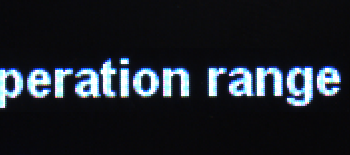
#> input picture tests/images/animated_text_2/06.bmp, 350 x 155 px; its folder holds only this picture in this run
$ python -i __init__.py   (imports and definitions only)   (older library calls are emulated)
#> lines starting #> are read from the running program, lines starting #| are printed output that depends on the picture; after the words box and inside, x2 and y2 are one past the last pixel; in counts of white or black regions, pixels touching at a corner belong together
"""
    bretina
    =======

    Bender Robotics module for visual based testing support.

    :copyright: 2020 Bender Robotics
"""

__version__ = '0.7.4'
__all__ = ['VisualTestCase', 'ImageStitcher', '__version__', 'polyline']

import numpy as np
import cv2 as cv
import os
import math
import difflib
import itertools
import pytesseract  # type: ignore
import unicodedata
import tempfile
import textwrap

from datetime import datetime
from PIL import Image, ImageFont, ImageDraw
from string import ascii_letters
from typing import Tuple, List, Optional

from bretina.visualtestcase import VisualTestCase
from bretina.imagestitcher import ImageStitcher

#: List of ligatures, these char sequences are unified.
#: E.g. greek word 'δυσλειτουργία' (malfunction) contains sequence 'ιτ' which will
#: be replaced with 'π' and will be treated as equal to the word 'δυσλεπουργία' (dyslexia).
#: Motivation for this replacement is that these characters can look similar on the display
#: and therefore can not be recognized correctly
LIGATURE_CHARACTERS: Optional[List[str]] = None

#: List of confusable characters, when OCR-ed and expected text differs in the chars
#: in chars which are listed bellow, this difference is not considred as difference.
#: E.g with "ćčc" in CONFUSABLE_CHARACTERS strings "čep", "cep" and "ćep" will be treated
#: as equal.
CONFUSABLE_CHARACTERS: List[str] = []

#: List of ignored characters, when OCR-ed and expected text differs in the chars
#: in chars which are listed bellow, this difference is not considered. With '°', '10 °C'
#: and '10 C' are treated as equal
EXPENDABLE_CHARACTERS: List[str] = []

#: Default path to the Tesseract OCR engine installation
TESSERACT_PATH = 'C:\\Program Files (x86)\\Tesseract-OCR'

#: Default path to the Tesseract OCR engine trained data
TESSDATA_PATH = 'C:\\Tesseract-Data\\'

#: Limit of the applied languages based on the string format
LANGUAGE_LIMITED = None

#: Standart color definitions in BGR
COLOR_RED = (0, 0, 255)
COLOR_GREEN = (0, 255, 0)
COLOR_BLUE = (255, 0, 0)
COLOR_CYAN = (255, 255, 0)
COLOR_MAGENTA = (255, 0, 255)
COLOR_YELLOW = (0, 255, 255)
COLOR_ORANGE = (0, 128, 255)
COLOR_BLACK = (0, 0, 0)
COLOR_GRAY = (127, 127, 127)
COLOR_WHITE = (255, 255, 255)

#: Map of HTML color names to hex codes
COLORS = {
    'aliceblue':            '#F0F8FF',
    'antiquewhite':         '#FAEBD7',
    'aqua':                 '#00FFFF',
    'aquamarine':           '#7FFFD4',
    'azure':                '#F0FFFF',
    'beige':                '#F5F5DC',
    'bisque':               '#FFE4C4',
    'black':                '#000000',
    'blanchedalmond':       '#FFEBCD',
    'blue':                 '#0000FF',
    'blueviolet':           '#8A2BE2',
    'brown':                '#A52A2A',
    'burlywood':            '#DEB887',
    'cadetblue':            '#5F9EA0',
    'chartreuse':           '#7FFF00',
    'chocolate':            '#D2691E',
    'coral':                '#FF7F50',
    'cornflowerblue':       '#6495ED',
    'cornsilk':             '#FFF8DC',
    'crimson':              '#DC143C',
    'cyan':                 '#00FFFF',
    'darkblue':             '#00008B',
    'darkcyan':             '#008B8B',
    'darkgoldenrod':        '#B8860B',
    'darkgray':             '#A9A9A9',
    'darkgrey':             '#A9A9A9',
    'darkgreen':            '#006400',
    'darkkhaki':            '#BDB76B',
    'darkmagenta':          '#8B008B',
    'darkolivegreen':       '#556B2F',
    'darkorange':           '#FF8C00',
    'darkorchid':           '#9932CC',
    'darkred':              '#8B0000',
    'darksalmon':           '#E9967A',
    'darkseagreen':         '#8FBC8F',
    'darkslateblue':        '#483D8B',
    'darkslategray':        '#2F4F4F',
    'darkslategrey':        '#2F4F4F',
    'darkturquoise':        '#00CED1',
    'darkviolet':           '#9400D3',
    'deeppink':             '#FF1493',
    'deepskyblue':          '#00BFFF',
    'dimgray':              '#696969',
    'dimgrey':              '#696969',
    'dodgerblue':           '#1E90FF',
    'firebrick':            '#B22222',
    'floralwhite':          '#FFFAF0',
    'forestgreen':          '#228B22',
    'fuchsia':              '#FF00FF',
    'gainsboro':            '#DCDCDC',
    'ghostwhite':           '#F8F8FF',
    'gold':                 '#FFD700',
    'goldenrod':            '#DAA520',
    'gray':                 '#808080',
    'grey':                 '#808080',
    'green':                '#008000',
    'greenyellow':          '#ADFF2F',
    'honeydew':             '#F0FFF0',
    'hotpink':              '#FF69B4',
    'indianred ':           '#CD5C5C',
    'indigo ':              '#4B0082',
    'ivory':                '#FFFFF0',
    'khaki':                '#F0E68C',
    'lavender':             '#E6E6FA',
    'lavenderblush  ':      '#FFF0F5',
    'lawngreen':            '#7CFC00',
    'lemonchiffon':         '#FFFACD',
    'lightblue':            '#ADD8E6',
    'lightcoral':           '#F08080',
    'lightcyan  ':          '#E0FFFF',
    'lightgoldenrodyellow': '#FAFAD2',
    'lightgray':            '#D3D3D3',
    'lightgrey':            '#D3D3D3',
    'lightgreen':           '#90EE90',
    'lightpink':            '#FFB6C1',
    'lightsalmon':          '#FFA07A',
    'lightseagreen':        '#20B2AA',
    'lightskyblue':         '#87CEFA',
    'lightslategray':       '#778899',
    'lightslategrey':       '#778899',
    'lightsteelblue':       '#B0C4DE',
    'lightyellow':          '#FFFFE0',
    'lime':                 '#00FF00',
    'limegreen':            '#32CD32',
    'linen':                '#FAF0E6',
    'magenta':              '#FF00FF',
    'maroon':               '#800000',
    'mediumaquamarine':     '#66CDAA',
    'mediumblue':           '#0000CD',
    'mediumorchid':         '#BA55D3',
    'mediumpurple':         '#9370DB',
    'mediumseagreen':       '#3CB371',
    'mediumslateblue':      '#7B68EE',
    'mediumspringgreen':    '#00FA9A',
    'mediumturquoise':      '#48D1CC',
    'mediumvioletred':      '#C71585',
    'midnightblue':         '#191970',
    'mintcream':            '#F5FFFA',
    'mistyrose':            '#FFE4E1',
    'moccasin':             '#FFE4B5',
    'navajowhite':          '#FFDEAD',
    'navy':                 '#000080',
    'oldlace':              '#FDF5E6',
    'olive':                '#808000',
    'olivedrab':            '#6B8E23',
    'orange':               '#FFA500',
    'orangered':            '#FF4500',
    'orchid':               '#DA70D6',
    'palegoldenrod':        '#EEE8AA',
    'palegreen':            '#98FB98',
    'paleturquoise':        '#AFEEEE',
    'palevioletred':        '#DB7093',
    'papayawhip':           '#FFEFD5',
    'peachpuff':            '#FFDAB9',
    'peru':                 '#CD853F',
    'pink':                 '#FFC0CB',
    'plum':                 '#DDA0DD',
    'powderblue':           '#B0E0E6',
    'purple':               '#800080',
    'rebeccapurple':        '#663399',
    'red':                  '#FF0000',
    'rosybrown':            '#BC8F8F',
    'royalblue':            '#4169E1',
    'saddlebrown':          '#8B4513',
    'salmon':               '#FA8072',
    'sandybrown':           '#F4A460',
    'seagreen':             '#2E8B57',
    'seashell':             '#FFF5EE',
    'sienna':               '#A0522D',
    'silver':               '#C0C0C0',
    'skyblue':              '#87CEEB',
    'slateblue':            '#6A5ACD',
    'slategray':            '#708090',
    'slategrey':            '#708090',
    'snow':                 '#FFFAFA',
    'springgreen':          '#00FF7F',
    'steelblue':            '#4682B4',
    'tan':                  '#D2B48C',
    'teal':                 '#008080',
    'thistle':              '#D8BFD8',
    'tomato':               '#FF6347',
    'turquoise':            '#40E0D0',
    'violet':               '#EE82EE',
    'wheat':                '#F5DEB3',
    'white':                '#FFFFFF',
    'whitesmoke':           '#F5F5F5',
    'yellow':               '#FFFF00',
    'yellowgreen':          '#9ACD32',
}

#: Translation table from various language names
LANG_CODES = {
    'belarusian': 'bel',
    'bulgarian': 'bul',
    'croatian': 'hrv',
    'czech': 'ces',
    'danish': 'dan',
    'dutch': 'nld',
    'english': 'eng',
    'estonian': 'est',
    'finnish': 'fin',
    'french': 'fra',
    'german': 'deu',
    'greek': 'ell',
    'hungarian': 'hun',
    'italian': 'ita',
    'latvian': 'lav',
    'lithuanian': 'lit',
    'norwegian': 'nor',
    'macedonian': 'mkd',
    'polish': 'pol',
    'portuguese': 'por',
    'romanian': 'ron',
    'russian': 'rus',
    'slovak': 'slk',
    'slovenian': 'slv',
    'spanish': 'spa',
    'swedish': 'swe',
    'turkish': 'tur',
    'ukrainian': 'ukr',
    'serbian': 'srp_latn', # consider latin variant of serbian as default one
    'serbian_cyrl': 'srp',
    'montenegrin': 'srp_latn', # tesseract does not have Montenegrin, but it is close to Serbian
    'montenegrin_cyrl': 'srp', # tesseract does not have Montenegrin, but it is close to Serbian
}


# [1791 lines left out: functions color, color_str, dominant_colors, dominant_color, active_color, mean_color and 40 more, not called in this run]

>>> import cv2
>>> picture = cv2.imread('../tests/images/animated_text_2/06.bmp')
#> picture is the input picture: shape (155, 350, 3); mean B, G, R 41.8, 35, 30.1
>>> result = read_text(picture)
#> in img_to_grayscale, `return cv.cvtColor(img[:, :, :3], cv.COLOR_BGR2GRAY)`:
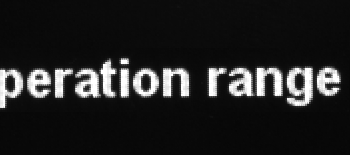
#> returned value: shape (155, 350); min 6, max 255, mean 34.3
#> in background_color, `pixels = np.concatenate((np.float32(img[:border, :].reshape(-1, colors..`: pixels = 2020 values, max 252 at index 1557, min 6 at index 1002, mean 18.04
#> in background_lightness, `bgcolor = background_color(img)`: bgcolor = (18.04,)
#> in read_text, `bg_light = background_lightness(img)`: bg_light = 18
#> in read_text, `img = 255 - img`:
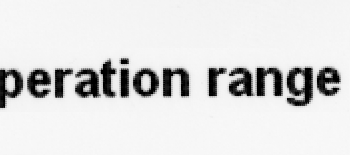
#> img: shape (155, 350); min 0, max 249, mean 220.7
#> in read_text, `_, img = cv.threshold(img, 127, 255, cv.THRESH_OTSU + cv.THRESH_BINARY)`:
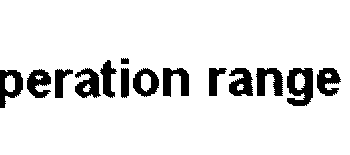
#> img: shape (155, 350); 89.8% white; 14 black regions, largest, box (x1, y1, x2, y2) and area: (287, 68, 313, 106) 689, (256, 68, 283, 96) 494, (163, 68, 189, 97) 483
#> in read_text, `img = cv.copyMakeBorder(img, BORDER, BORDER, BORDER, BORDER, cv.BORDER..`:
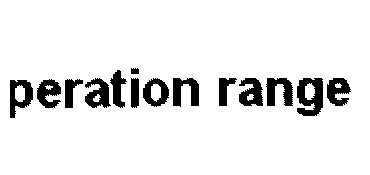
#> img: shape (175, 370); 91.4% white; 14 black regions, largest, box (x1, y1, x2, y2) and area: (297, 78, 323, 116) 689, (266, 78, 293, 106) 494, (173, 78, 199, 107) 483
#> (the call stopped at in get_tesseract_location, `if os.path.isfile(pytesseract.pytesseract.tesseract_cmd):`: pytesseract is not available in this run)
#> (the run stopped early here; a loop or call above may not have finished)

$ run again, on tests/images/animated_text_2/07.bmp
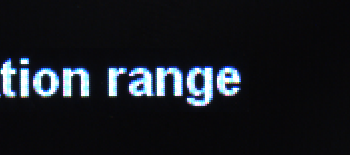
#> input picture tests/images/animated_text_2/07.bmp, 350 x 155 px
#> picture is the input picture: shape (155, 350, 3); mean B, G, R 32.2, 26.9, 23.6
#> pixels = 2020 values, max 255 at index 1541, min 6 at index 902, mean 11.14
#> bgcolor = (11.14,)
#> bg_light = 11
#> in read_text, `_, img = cv.threshold(img, 127, 255, cv.THRESH_OTSU + cv.THRESH_BINARY)`:
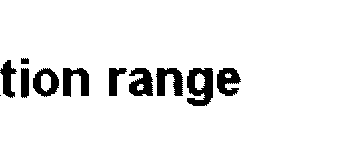
#> img: shape (155, 350); 92.8% white; 11 black regions (1 under 20 px), largest, box (x1, y1, x2, y2) and area: (187, 68, 213, 106) 691, (156, 68, 183, 96) 494, (63, 68, 89, 97) 483
#> in read_text, `img = cv.copyMakeBorder(img, BORDER, BORDER, BORDER, BORDER, cv.BORDER..`:
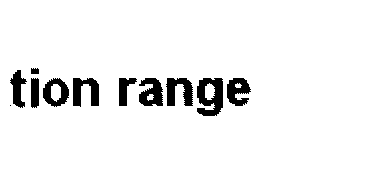
#> img: shape (175, 370); 94% white; 11 black regions (1 under 20 px), largest, box (x1, y1, x2, y2) and area: (197, 78, 223, 116) 691, (166, 78, 193, 106) 494, (73, 78, 99, 107) 483

$ run again, on tests/images/animated_text_2/1.bmp
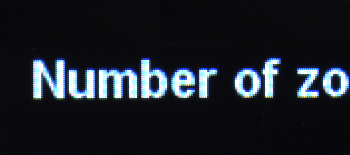
#> input picture tests/images/animated_text_2/1.bmp, 350 x 155 px
#> picture is the input picture: shape (155, 350, 3); mean B, G, R 39.2, 32.4, 27.8
#> pixels = 2020 values, max 196 at index 1876, min 7 at index 19, mean 10.56
#> bgcolor = (10.56,)
#> bg_light = 11
#> in read_text, `_, img = cv.threshold(img, 127, 255, cv.THRESH_OTSU + cv.THRESH_BINARY)`:
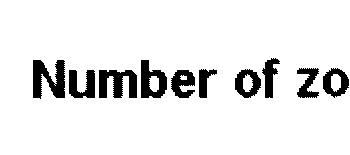
#> img: shape (155, 350); 90.8% white; 10 black regions, largest, box (x1, y1, x2, y2) and area: (33, 60, 65, 99) 817, (99, 70, 137, 98) 745, (141, 60, 167, 98) 612
#> in read_text, `img = cv.copyMakeBorder(img, BORDER, BORDER, BORDER, BORDER, cv.BORDER..`:
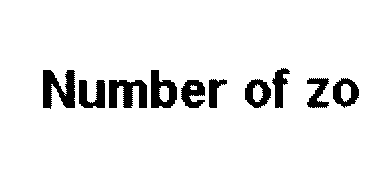
#> img: shape (175, 370); 92.3% white; 10 black regions, largest, box (x1, y1, x2, y2) and area: (43, 70, 75, 109) 817, (109, 80, 147, 108) 745, (151, 70, 177, 108) 612

$ run again, on tests/images/animated_text_2/10.bmp
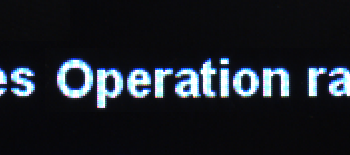
#> input picture tests/images/animated_text_2/10.bmp, 350 x 155 px
#> picture is the input picture: shape (155, 350, 3); mean B, G, R 40.4, 33.5, 28.8
#> pixels = 2020 values, max 255 at index 1544, min 7 at index 110, mean 20.39
#> bgcolor = (20.39,)
#> bg_light = 20
#> in read_text, `_, img = cv.threshold(img, 127, 255, cv.THRESH_OTSU + cv.THRESH_BINARY)`:
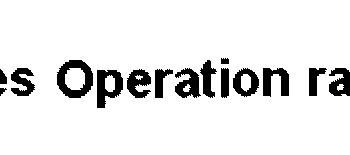
#> img: shape (155, 350); 90.4% white; 15 black regions, largest, box (x1, y1, x2, y2) and area: (57, 60, 93, 98) 723, (97, 70, 123, 108) 597, (263, 68, 289, 97) 483
#> in read_text, `img = cv.copyMakeBorder(img, BORDER, BORDER, BORDER, BORDER, cv.BORDER..`:
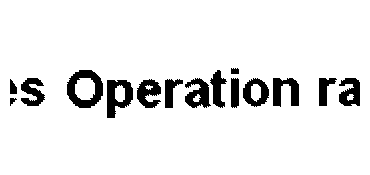
#> img: shape (175, 370); 91.9% white; 15 black regions, largest, box (x1, y1, x2, y2) and area: (67, 70, 103, 108) 723, (107, 80, 133, 118) 597, (273, 78, 299, 107) 483
